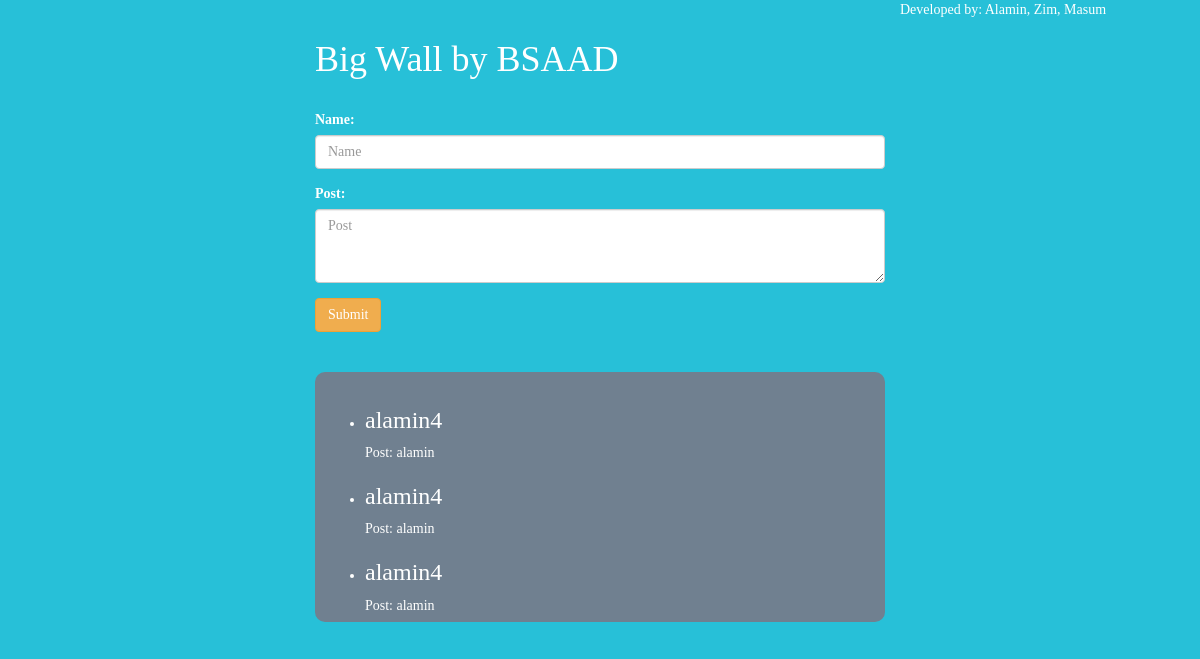
The page / on the database its author committed.
### wall_post/models.py (models this page shows, shortened)
class WallPost(models.Model):
    name = models.CharField(max_length=50)
    post = models.CharField(max_length=500)

### wall_post/views.py (the view)
# urls.py: url(r'^$', views.index, name='index'),
def index(request):
    wall_post = WallPost.objects.all().order_by('-id')
    if request.method == 'POST':
        name = request.POST.get('name')
        post = request.POST.get('post')
        if name and post:
            WallPost.objects.create(name=name, post=post)
    context = {
        'wall_post': wall_post,
    }
    return render(request, 'wall_post/index.html', context)

### wall_post/templates/wall_post/index.html (shortened to what this page needs)
<!DOCTYPE html>
<html lang="en">
<head>
  <link rel="stylesheet" href="https://maxcdn.bootstrapcdn.com/bootstrap/3.3.7/css/bootstrap.min.css">
<div class="container col-md-6 col-md-offset-3">
	<h1>Big Wall by BSAAD</h1>
	<br>
	<form action="" method="post">
	  <div class="form-group">
	    <label for="email">Name:</label>
	    <input type="text" name="name" placeholder="Name" class="form-control">
	  </div>
	  <div class="form-group">
	    <label for="pwd">Post:</label>
	    <textarea type="text" name="post" placeholder="Post" class="form-control" rows="3" id="comment"></textarea>
	  </div>
	  <button type="submit" class="btn btn-warning">Submit</button>
	</form>
	<ul >
	    {% for post in wall_post %}
			<li>
			<h3>{{ post.name }} </h3> <p>Post: {{ post.post }} </p>
			</li>
		{%  endfor %}
	</ul>
</div>
</body>
<footer>
  <p>Developed by:  Alamin, Zim, Masum</p>
</footer>
</html>

### wall_post/templates/wall_post/index.html (style rules this page uses)
.container { margin-top: 20px; }
form { margin-bottom: 40px; }
ul { overflow-y: scroll; background-color: slategrey; border-radius: 10px; padding-top: 15px; padding-right: 15px; padding-bottom: 15px; height: 250px; }
li { margin: 10px; }

### rows shown on the page
WallPost: name "alamin4", post "alamin"
WallPost: name "alamin4", post "alamin"
WallPost: name "alamin4", post "alamin"
